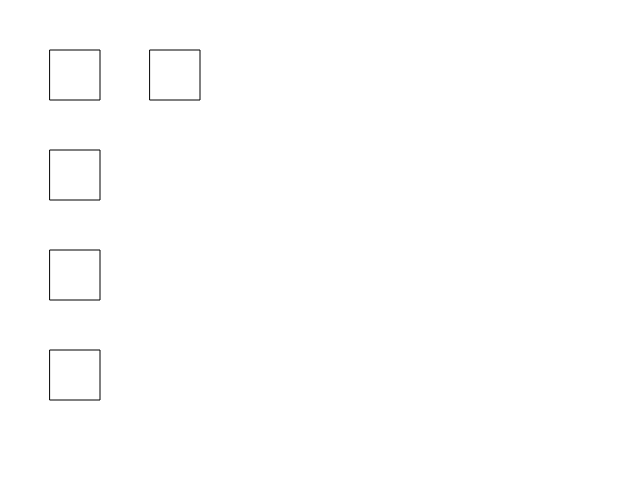
Frame 1 (no input)
Frame 60 (no input): identical to frame 1, image omitted
Frame 120 (the mouse pressed at the canvas centre since frame 60): identical to frame 1, image omitted

The p5.js sketch that drew this single still picture (run headless with seeded random() and noise() and a simulated clock; from frame 60 on, the mouse is pressed at the canvas centre):

// p5.js sketch
// ── sketch.js
function setup() {
	createCanvas(640, 480);
}

function draw() {
	background(255);
	fill(255);

	rect(50,50,50,50);
	rect(50,150,50,50);
	rect(50,250,50,50);
	rect(50,350,50,50);
	rect(150,50,50,50);
  }
